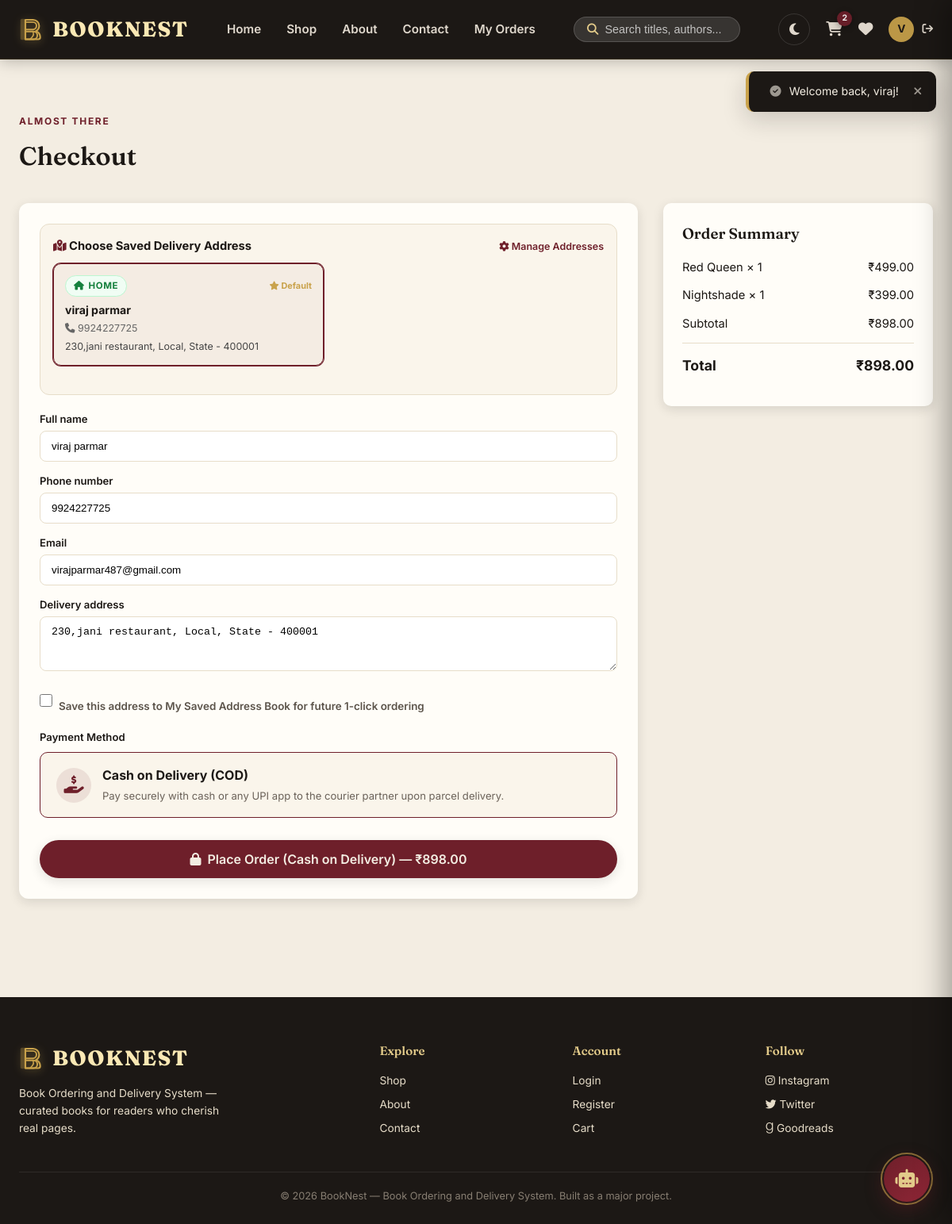
Screenshot of /checkout.php (signed in) with the database file from the repository.
### tables this page shows
CREATE TABLE `user_addresses` (
  `id` int NOT NULL AUTO_INCREMENT,
  `user_id` int NOT NULL,
  `address_type` enum('home','office','other') NOT NULL DEFAULT 'home',
  `full_name` varchar(100) NOT NULL,
  `phone` varchar(20) NOT NULL,
  `address_line` text NOT NULL,
  `city` varchar(100) NOT NULL,
  `state` varchar(100) NOT NULL,
  `pincode` varchar(20) NOT NULL,
  `is_default` tinyint(1) NOT NULL DEFAULT '0',
  `created_at` timestamp NULL DEFAULT CURRENT_TIMESTAMP,
  PRIMARY KEY (`id`),
  KEY `idx_user_id` (`user_id`)
);

CREATE TABLE `users` (
  `id` int unsigned NOT NULL AUTO_INCREMENT,
  `name` varchar(100) NOT NULL,
  `email` varchar(150) NOT NULL,
  `phone` varchar(20) DEFAULT NULL,
  `address` varchar(500) DEFAULT NULL,
  `password` varchar(255) NOT NULL,
  `role` enum('user','admin') NOT NULL DEFAULT 'user',
  `created_at` timestamp NOT NULL DEFAULT CURRENT_TIMESTAMP,
  PRIMARY KEY (`id`),
  UNIQUE KEY `email` (`email`)
);

CREATE TABLE `cart` (
  `id` int unsigned NOT NULL AUTO_INCREMENT,
  `user_id` int unsigned NOT NULL,
  `book_id` int unsigned NOT NULL,
  `quantity` int unsigned NOT NULL DEFAULT '1',
  `added_at` timestamp NOT NULL DEFAULT CURRENT_TIMESTAMP,
  PRIMARY KEY (`id`),
  UNIQUE KEY `one_row_per_user_per_book` (`user_id`,`book_id`),
  KEY `book_id` (`book_id`),
  CONSTRAINT `fk_cart_book` FOREIGN KEY (`book_id`) REFERENCES `books` (`id`) ON DELETE CASCADE,
  CONSTRAINT `fk_cart_user` FOREIGN KEY (`user_id`) REFERENCES `users` (`id`) ON DELETE CASCADE
);

CREATE TABLE `books` (
  `id` int unsigned NOT NULL AUTO_INCREMENT,
  `title` varchar(200) NOT NULL,
  `author` varchar(150) NOT NULL,
  `category_id` int unsigned NOT NULL,
  `price` decimal(10,2) NOT NULL,
  `stock` int unsigned NOT NULL DEFAULT '0',
  `description` text,
  `cover_image` varchar(255) NOT NULL,
  `created_at` timestamp NOT NULL DEFAULT CURRENT_TIMESTAMP,
  PRIMARY KEY (`id`),
  KEY `category_id` (`category_id`),
  KEY `idx_books_created` (`created_at`),
  KEY `idx_books_price` (`price`),
  KEY `idx_books_title_author` (`title`,`author`),
  CONSTRAINT `fk_books_category` FOREIGN KEY (`category_id`) REFERENCES `categories` (`id`) ON DELETE RESTRICT
);

### includes/functions.php (called while the page is built, shortened)
<?php
function h($str) {
    return htmlspecialchars($str ?? '', ENT_QUOTES, 'UTF-8');
}
function price($amount) {
    return '₹' . number_format((float) $amount, 2);
}

### checkout.php (the view, shortened to what this page needs)
<?php
require_once 'config.php';
require_once 'includes/functions.php';
$user_id = $_SESSION['user_id'];
$user_stmt = $pdo->prepare('SELECT * FROM users WHERE id = ?');
$user_stmt->execute([$user_id]);
$current_user = $user_stmt->fetch() ?: [];
$addr_stmt = $pdo->prepare('SELECT * FROM user_addresses WHERE user_id = ? ORDER BY is_default DESC, id DESC');
$addr_stmt->execute([$user_id]);
$saved_addresses = $addr_stmt->fetchAll();
$default_addr = null;
foreach ($saved_addresses as $sa) {
    if ($sa['is_default']) { $default_addr = $sa; break; }
}
$stmt = $pdo->prepare(
    'SELECT c.quantity, b.id, b.title, b.price, b.stock, b.cover_image FROM cart c JOIN books b ON b.id = c.book_id WHERE c.user_id = ?'
);
$stmt->execute([$user_id]);
$items = $stmt->fetchAll();
$subtotal = 0;
foreach ($items as $it) $subtotal += $it['price'] * $it['quantity'];
$discount = 0;
$grand_total = max(0, $subtotal - $discount);
require_once 'includes/header.php';
?>
<section>
  <div class="container">
    <div class="section-head reveal in"><div><span class="eyebrow">Almost there</span><h2>Checkout</h2></div></div>
    <div class="cart-page">
      <div class="reveal in">
        <form method="post" id="checkout-form" class="admin-form" style="background:#fffdf8; padding:26px; border-radius:12px; box-shadow:var(--shadow-sm);">
          <?php if (!empty($saved_addresses)): ?>
            <div style="margin-bottom:20px; background:#faf5eb; border:1px solid var(--paper-dim); border-radius:12px; padding:16px;">
              <div style="display:flex; justify-content:space-between; align-items:center; margin-bottom:10px;">
                <label style="font-weight:700; color:var(--ink); font-size:.92rem; margin:0;">
                  <i class="fas fa-map-location-dot" style="color:var(--wine);"></i> Choose Saved Delivery Address
                </label>
                <a href="profile.php?tab=addresses" target="_blank" style="font-size:.78rem; color:var(--wine); font-weight:600;">
                  <i class="fas fa-gear"></i> Manage Addresses
                </a>
              </div>
              <div class="checkout-address-picker">
                <?php foreach ($saved_addresses as $idx => $s_addr):
                  $full_addr_str = $s_addr['address_line'] . ', ' . $s_addr['city'] . ', ' . $s_addr['state'] . ' - ' . $s_addr['pincode'];
                  $is_selected = ($default_addr && $default_addr['id'] === $s_addr['id']);
                ?>
                  <div class="checkout-addr-card <?= $is_selected ? 'selected' : ''; ?>"
                       onclick="selectCheckoutAddress(this, '<?= h(addslashes($s_addr['full_name'])); ?>', '<?= h(addslashes($s_addr['phone'])); ?>', '<?= h(addslashes($full_addr_str)); ?>')">
                    <div style="display:flex; justify-content:space-between; align-items:center; margin-bottom:6px;">
                      <span class="address-type-pill <?= $s_addr['address_type']; ?>">
                        <i class="fas <?= $s_addr['address_type'] === 'home' ? 'fa-house' : ($s_addr['address_type'] === 'office' ? 'fa-briefcase' : 'fa-location-dot'); ?>"></i>
                        <?= ucfirst($s_addr['address_type']); ?>
                      </span>
                      <?php if ($s_addr['is_default']): ?>
                        <span style="font-size:.68rem; font-weight:700; color:var(--gold);"><i class="fas fa-star"></i> Default</span>
                      <?php endif; ?>
                    </div>
                    <div style="font-weight:700; font-size:.88rem;"><?= h($s_addr['full_name']); ?></div>
                    <div style="font-size:.78rem; color:#666; margin:2px 0 4px;"><i class="fas fa-phone"></i> <?= h($s_addr['phone']); ?></div>
                    <div style="font-size:.78rem; color:#444; line-height:1.4;"><?= h($full_addr_str); ?></div>
                  </div>
                <?php endforeach; ?>
              </div>
            </div>
          <?php endif; ?>
          <?php
          $initial_name = $default_addr ? $default_addr['full_name'] : ($current_user['name'] ?? $_SESSION['user_name']);
          $initial_phone = $default_addr ? $default_addr['phone'] : ($current_user['phone'] ?? '');
          $initial_addr = $default_addr ? ($default_addr['address_line'] . ', ' . $default_addr['city'] . ', ' . $default_addr['state'] . ' - ' . $default_addr['pincode']) : ($current_user['address'] ?? '');
          ?>
          <label>Full name</label>
          <input type="text" name="full_name" id="cust-name" required value="<?= h($_POST['full_name'] ?? $initial_name); ?>">
          <label>Phone number</label>
          <input type="tel" name="phone" id="cust-phone" required placeholder="10-digit mobile number" value="<?= h($_POST['phone'] ?? $initial_phone); ?>">
          <label>Email</label>
          <input type="email" name="email" id="cust-email" required value="<?= h($_POST['email'] ?? $current_user['email'] ?? $_SESSION['user_email']); ?>">
          <label>Delivery address</label>
          <textarea name="address" id="cust-address" rows="3" required placeholder="Flat, street, city, PIN code"><?= h($_POST['address'] ?? $initial_addr); ?></textarea>
          <div style="margin:8px 0 14px; display:flex; align-items:center; gap:8px;">
            <input type="checkbox" id="save-to-address-book" name="save_to_address_book" value="1" style="accent-color:var(--wine); width:16px; height:16px;">
            <label for="save-to-address-book" style="font-size:.84rem; cursor:pointer; color:#5c544b; margin:0;">
              Save this address to My Saved Address Book for future 1-click ordering
            </label>
          </div>
          <label style="margin-bottom:8px; display:block; font-weight:600;">Payment Method</label>
          <div style="background:#faf5eb; border:1.5px solid var(--wine); border-radius:10px; padding:16px 20px; display:flex; align-items:center; gap:14px; margin-bottom:18px;">
            <div style="width:44px; height:44px; border-radius:50%; background:rgba(110,31,42,.1); display:flex; align-items:center; justify-content:center; flex-shrink:0;">
              <i class="fas fa-hand-holding-dollar" style="color:var(--wine); font-size:1.4rem;"></i>
            </div>
            <div>
              <strong style="font-size:1rem; color:var(--ink); display:block;">Cash on Delivery (COD)</strong>
              <span style="font-size:.82rem; color:#6b6259; display:block; margin-top:2px;">
                Pay securely with cash or any UPI app to the courier partner upon parcel delivery.
              </span>
            </div>
          </div>
          <button type="submit" id="place-order-btn" class="btn btn-primary" style="width:100%; margin-top:10px; font-size:1rem; padding:14px;">
            <i class="fas fa-lock"></i> <span id="btn-text">Place Order (Cash on Delivery) — <?= price($grand_total); ?></span>
          </button>
        </form>
      </div>
      <div class="summary-card">
        <h3 style="margin-bottom:16px;">Order Summary</h3>
        <?php foreach ($items as $it): ?>
          <div class="summary-row"><span><?= h($it['title']); ?> × <?= $it['quantity']; ?></span><span><?= price($it['price'] * $it['quantity']); ?></span></div>
        <?php endforeach; ?>
        <div class="summary-row"><span>Subtotal</span><span><?= price($subtotal); ?></span></div>
        <div class="summary-row total"><span>Total</span><span id="grand-total-display"><?= price($grand_total); ?></span></div>
      </div>
    </div>
  </div>
</section>
<?php require_once 'includes/footer.php'; ?>

### rows the page displays
user_addresses: address_type "HOME", is_default 1 (drawn), full_name "viraj parmar", phone "9924227725", full_addr_str "230,jani restaurant, Local, State - 400001", address "230,jani restaurant, Local, State - 400001"
users: email "virajparmar487@gmail.com"
cart: book.title "Red Queen", quantity "1", price($it['price'] * $it['quantity']) "₹499.00"
cart: book.title "Nightshade", quantity "1", price($it['price'] * $it['quantity']) "₹399.00"

### other values shown
$cart_items_count "2"
mb_strtoupper(mb_substr($_SESSION['user_name'], 0, 1)) "V"
price($grand_total) "₹898.00"
price($subtotal) "₹898.00"
